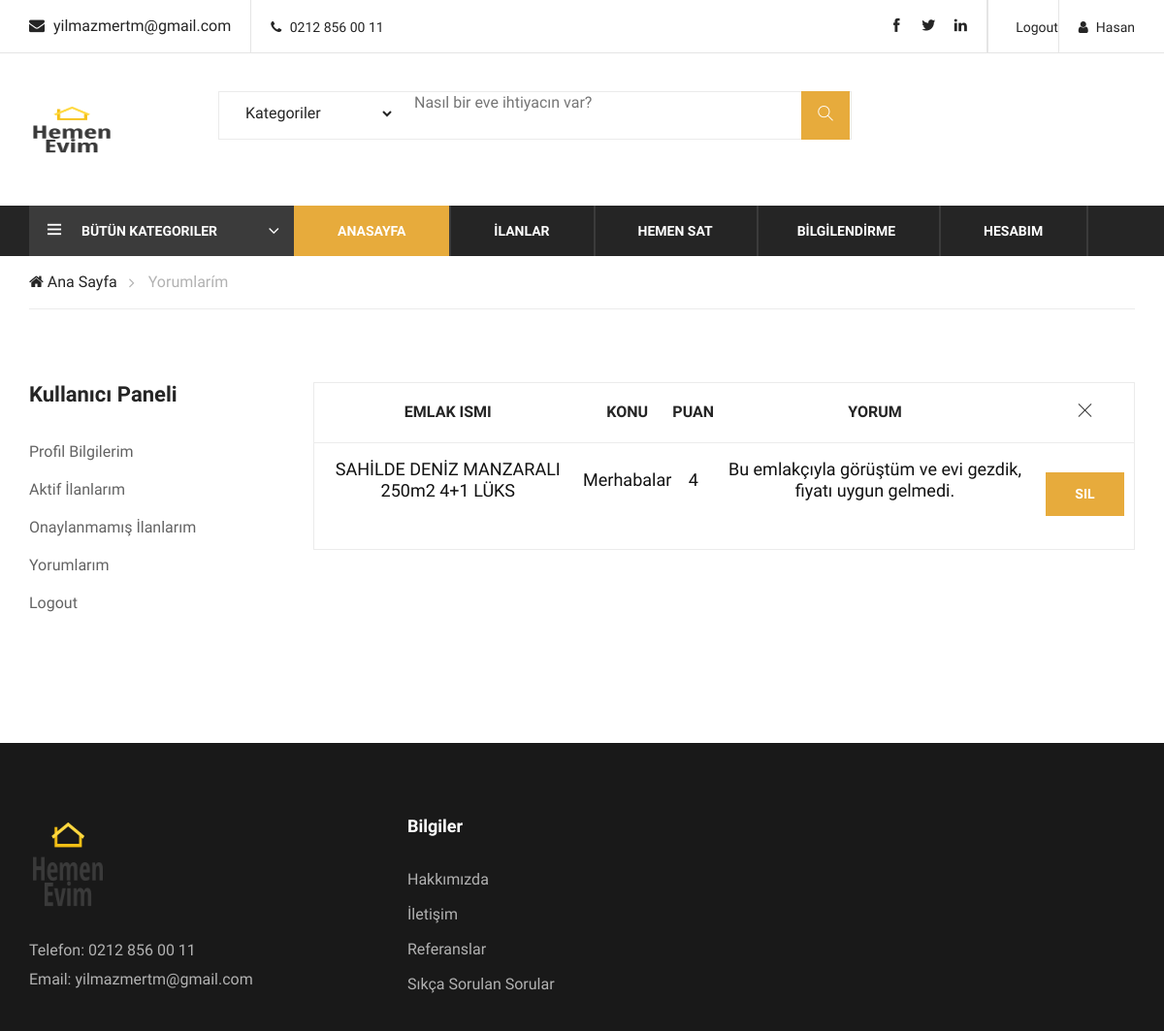
The app's page /user/comments/ (signed in), older data.
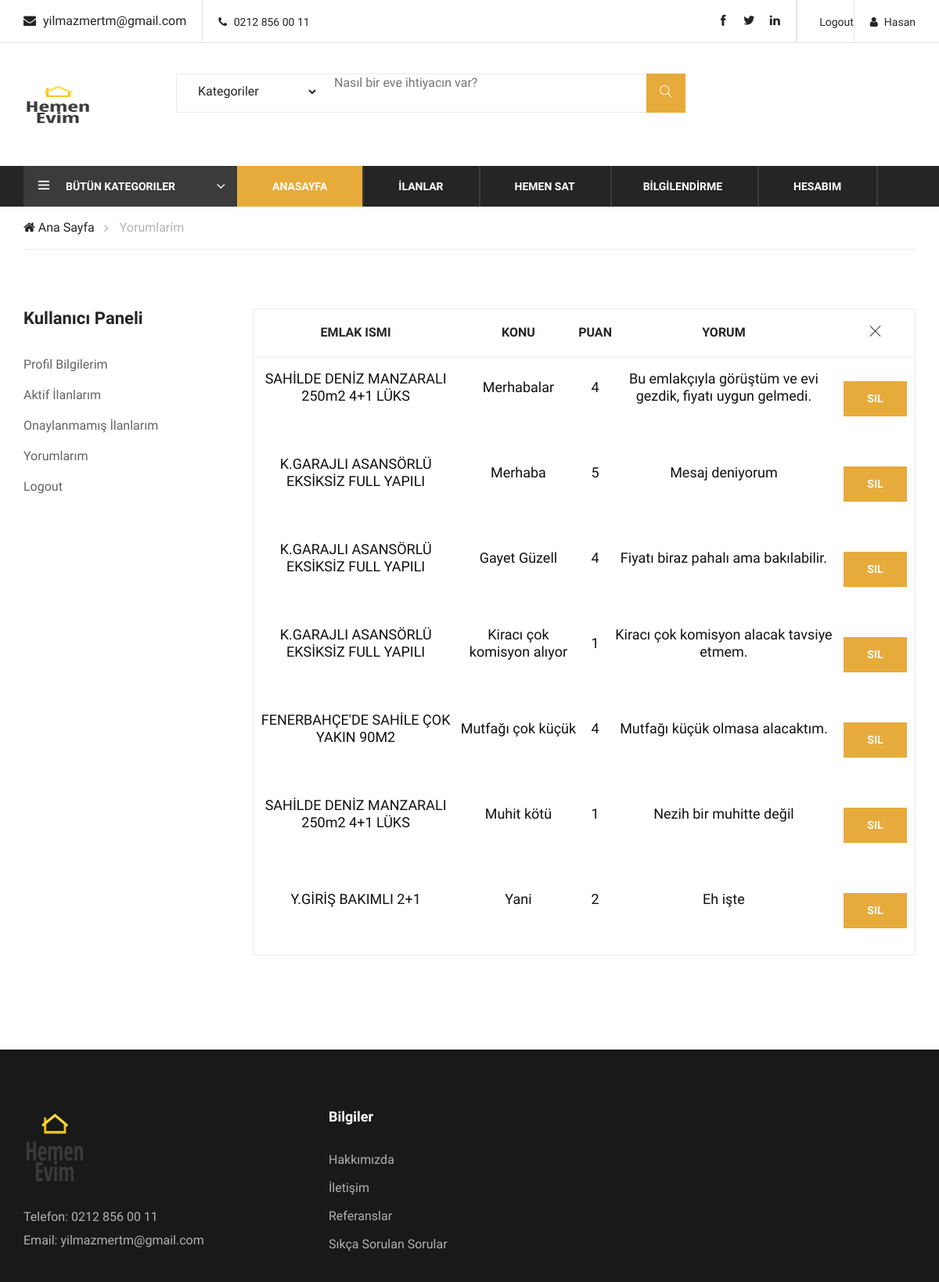
The same page, newer data.
### product/models.py (models this page shows, shortened)
class Comment(models.Model):
    STATUS = (('New', 'Yeni'), ('True', 'Evet'), ('False', 'Hayır'))
    product = models.ForeignKey(Product, on_delete=models.CASCADE)
    user = models.ForeignKey(User, on_delete=models.CASCADE)
    subject = models.CharField(max_length=100, blank=True)
    comment = models.CharField(max_length=250, blank=True)
    rate = models.IntegerField(blank=True)
    status = models.CharField(max_length=25, choices=STATUS, default='New')
    ip = models.CharField(max_length=25, blank=True)
    created_at = models.DateTimeField(auto_now_add=True)
    updated_at = models.DateTimeField(auto_now=True)

class Product(models.Model):
    STATUS = (('True', 'Evet'), ('False', 'Hayır'))
    CITY = (('İstanbul', 'İstanbul'), ('Ankara', 'Ankara'),('İzmir', 'İzmir'),('Karabük', 'Karabük'),
            ('Edirne', 'Edirne'), ('Aydın', 'Aydın'), ('Antalya', 'Antalya'), ('Kocaeli', 'Kocaeli'), ('Muğla', 'Muğla'))
    ROOM = (('1+0', "1+0"), ('1+1', "1+1"), ('2+0', "2+0"), ('2+1', "2+1"), ('3+1', "3+1"), ('4+1', "4+1"), ('4+2', "4+2"),('5+2', "5+2"))
    category = models.ForeignKey(Category, on_delete=models.CASCADE)
    user = models.ForeignKey(User, on_delete=models.CASCADE)
    title = models.CharField(max_length=150)
    keywords = models.CharField(blank=True, max_length=255)
    description = models.CharField(blank=True, max_length=255)
    image = models.ImageField(blank=True, upload_to='images/')
    price = models.IntegerField(blank=True)
    m2 = models.IntegerField(blank=True)
    room_number = models.CharField(blank=True, max_length=255, choices= ROOM)
    age_of_building = models.IntegerField(blank=True)
    city = models.CharField(blank= True, max_length=255, choices= CITY)
    detail = RichTextUploadingField(blank=True)
    status = models.CharField(max_length=10, choices=STATUS)
    slug = models.SlugField(null= False, unique= True)
    created_at = models.DateTimeField(auto_now_add=True)
    updated_at = models.DateTimeField(auto_now_add=True)
    def image_tag(self):
        return mark_safe('<img src="{}" height="50"/>'.format(self.image.url))
    image_tag.short_description = 'Image'

### user/views.py (the view)
# urls.py: path('comments/', views.comments, name='comments'),
def comments(request):
    category = Category.objects.all()
    current_user = request.user
    setting = Setting.objects.get(pk=1)
    comments = Comment.objects.filter(user_id=current_user.id, status='True')
    context = {
        'category': category,
        'comments': comments,
        'setting': setting
    }
    return render(request, 'user_comments.html', context)

### user/templates/user_comments.html (shortened to what this page needs)
{% extends "homebase.html" %}
{% block body  %}
    <div class="breacrumb-section">
        <div class="container">
            <div class="row">
                <div class="col-lg-12">
                    <div class="breadcrumb-text">
                        <a href="#"><i class="fa fa-home"></i> Ana Sayfa</a>
                        <span>Yorumlarím</span>
                    </div>
                </div>
            </div>
        </div>
    </div>
    <section class="contact-section spad">
        <div class="container">
            <div class="row">
                <div class="col-lg-3 col-md-6 col-sm-8 order-2 order-lg-1 produts-sidebar-filter">
                    {% include 'user_panel.html' %}
                </div>
                <div class="col-lg-9 order-1">
                    <div class="cart-table">
                        <table>
                            <thead>
                            <tr>
                                <th>Emlak ismi</th>
                                <th>Konu</th>
                                <th>Puan</th>
                                <th>Yorum</th>
                                <th><i class="ti-close"></i></th>
                            </tr>
                            </thead>
                            <tbody>
                            {% for rs in comments %}
                                <tr>
                                    <td>
                                        <h5>{{ rs.product.title }}</h5>
                                    </td>
                                    <td>
                                        <h5>{{ rs.subject }}</h5>
                                    </td>
                                    <td>
                                        <h5>{{ rs.rate }}</h5>
                                    </td>
                                    <td>
                                        <h5>{{ rs.comment }}</h5>
                                    </td>
                                    <td class="total-price first-row"><a href="/user/deletecomment/{{ rs.id }}" onclick="return confirm('Yorumu silmek istediğinizden emin misiniz?')" class="primary-btn up-cart">Sil</a></td>
                                </tr>
                            {% endfor %}
                            </tbody>
                        </table>
                    </div>
                </div>
            </div>
        </div>
    </section>
{% endblock %}

Row changes from the older to the newer data that the page shows:
now on this page (row edited): Comment: product "K.GARAJLI ASANSÖRLÜ EKSİKSİZ FULL YAPILI", subject "Merhaba", rate "5", comment "Mesaj deniyorum"
added Comment: product "K.GARAJLI ASANSÖRLÜ EKSİKSİZ FULL YAPILI", subject "Gayet Güzell", rate "4", comment "Fiyatı biraz pahalı ama bakılabilir."
added Comment: product "K.GARAJLI ASANSÖRLÜ EKSİKSİZ FULL YAPILI", subject "Kiracı çok komisyon alıyor", rate "1", comment "Kiracı çok komisyon alacak tavsiye etmem."
added Comment: product "FENERBAHÇE'DE SAHİLE ÇOK YAKIN 90M2", subject "Mutfağı çok küçük", rate "4", comment "Mutfağı küçük olmasa alacaktım."
added Comment: product "SAHİLDE DENİZ MANZARALI 250m2 4+1 LÜKS", subject "Muhit kötü", rate "1", comment "Nezih bir muhitte değil"
added Comment: product "Y.GİRİŞ BAKIMLI 2+1", subject "Yani", rate "2", comment "Eh işte"
